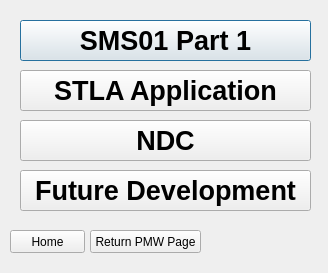
<?xml version="1.0" encoding="UTF-8"?>
<ui version="4.0">
 <class>Dialog</class>
 <widget class="QDialog" name="Dialog">
  <property name="geometry">
   <rect>
    <x>0</x>
    <y>0</y>
    <width>328</width>
    <height>273</height>
   </rect>
  </property>
  <property name="windowTitle">
   <string>Dialog</string>
  </property>
  <widget class="QPushButton" name="T2_SMS01Part1_but">
   <property name="geometry">
    <rect>
     <x>20</x>
     <y>20</y>
     <width>291</width>
     <height>41</height>
    </rect>
   </property>
   <property name="font">
    <font>
     <pointsize>20</pointsize>
     <weight>75</weight>
     <bold>true</bold>
    </font>
   </property>
   <property name="text">
    <string>SMS01 Part 1</string>
   </property>
  </widget>
  <widget class="QPushButton" name="T3_STLA_App_but">
   <property name="geometry">
    <rect>
     <x>20</x>
     <y>70</y>
     <width>291</width>
     <height>41</height>
    </rect>
   </property>
   <property name="font">
    <font>
     <pointsize>20</pointsize>
     <weight>75</weight>
     <bold>true</bold>
    </font>
   </property>
   <property name="text">
    <string>STLA Application</string>
   </property>
  </widget>
  <widget class="QPushButton" name="T2_NDC_but">
   <property name="geometry">
    <rect>
     <x>20</x>
     <y>120</y>
     <width>291</width>
     <height>41</height>
    </rect>
   </property>
   <property name="font">
    <font>
     <pointsize>20</pointsize>
     <weight>75</weight>
     <bold>true</bold>
    </font>
   </property>
   <property name="text">
    <string>NDC</string>
   </property>
  </widget>
  <widget class="QPushButton" name="T2_Future_Dev_but">
   <property name="geometry">
    <rect>
     <x>20</x>
     <y>170</y>
     <width>291</width>
     <height>41</height>
    </rect>
   </property>
   <property name="font">
    <font>
     <pointsize>20</pointsize>
     <weight>75</weight>
     <bold>true</bold>
    </font>
   </property>
   <property name="text">
    <string>Future Development</string>
   </property>
  </widget>
  <widget class="QPushButton" name="T2_PMW_Sel_home_but">
   <property name="geometry">
    <rect>
     <x>10</x>
     <y>230</y>
     <width>75</width>
     <height>23</height>
    </rect>
   </property>
   <property name="text">
    <string>Home</string>
   </property>
  </widget>
  <widget class="QPushButton" name="T2_PMW_Sel_Return_but">
   <property name="geometry">
    <rect>
     <x>90</x>
     <y>230</y>
     <width>111</width>
     <height>23</height>
    </rect>
   </property>
   <property name="text">
    <string>Return PMW Page</string>
   </property>
  </widget>
 </widget>
 <resources/>
 <connections/>
</ui>
